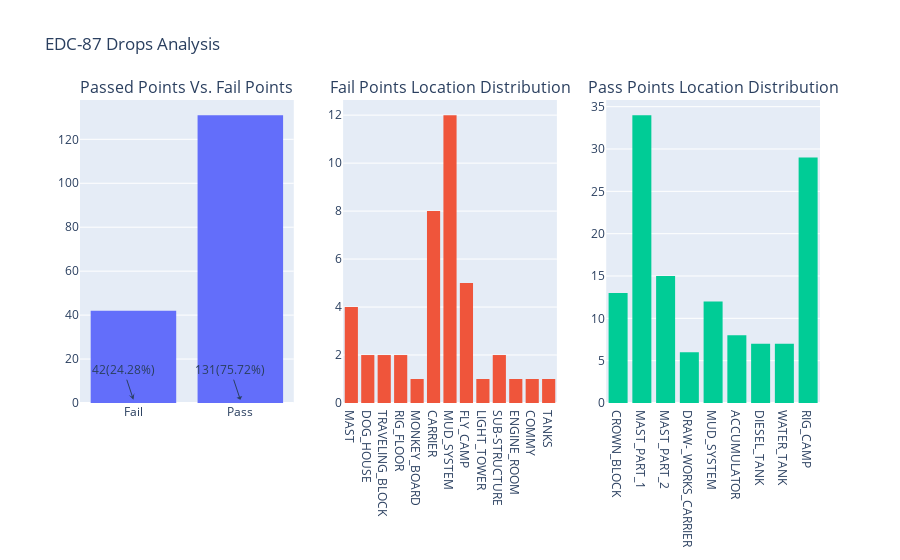

The notebook cell this image was saved under:
### Code cell
import numpy as np #1
import pandas as pd #2
import plotly.graph_objects as go  #6
import plotly.express as px  #7
from plotly.subplots import make_subplots  #8
import plotly.figure_factory as ff #21
from PIL import Image
import streamlit as st

pd.set_option('mode.chained_assignment',None)
sns.set(rc={'figure.figsize':(12,12)}, font_scale = 1.3)

df = pd.read_excel("Book1.xlsx")
df.columns  = [i.replace(' ','_') for i in df.columns]
df.columns  = [i.upper() for i in df.columns]
for i in ['DESCRIPTION','LOCATION']:
    df[i]= df[i].str.upper().str.replace(' ', '_')
Fail_Pass = {0:'Pass',1:'Fail'}
df['FAIL/PASS'] = df['FAIL/PASS'].map(Fail_Pass)

Fail=df[df['FAIL/PASS']=='Fail'].value_counts().sum() 
Fail_= round(((df[df['FAIL/PASS']=='Fail'].value_counts().sum() / (df['FAIL/PASS'].value_counts().sum()))*100),2)

Pass=df[df['FAIL/PASS']=='Pass'].value_counts().sum() 
Pass_= round(((df[df['FAIL/PASS']=='Pass'].value_counts().sum() / (df['FAIL/PASS'].value_counts().sum()))*100),2)

fig1 = make_subplots(rows=1, cols=2, subplot_titles=("Passed Points Vs. Fail Points","Fail Points Location Distribution","Pass Points Location Distribution"))
 
fig1.append_trace(go.Histogram(x=df['FAIL/PASS']), row=1, col=1)

fig1.append_trace(go.Histogram(x=df[df['FAIL/PASS']=="Pass"]['LOCATION']), row=1, col=2)

fig1.update_layout(title_text='EDC-87 Drops Analysis', showlegend=False)

#st.plotly_chart(fig_1, use_container_width=True)


fig1.show()

fig2 = px.histogram(df, x= 'FAIL/PASS') 
fig2.add_annotation(x='Fail', text=f"{Fail}({Fail_}%)", showarrow=True, arrowhead=1)
fig2.add_annotation(x='Pass', text=f"{Pass}({Pass_}%)", showarrow=True, arrowhead=1)
fig2.show()

### Figure 1 — Plotly figure (JSON) as saved in the notebook; plotly's stock layout.template omitted (floating-point values rounded to 4 significant figures; data arrays with more than 128 entries replaced by an {"elided": "..."} marker saying what was removed)
{"data": [{"type": "histogram", "x": {"elided": "173 str values"}, "xaxis": "x", "yaxis": "y"}, {"type": "histogram", "x": ["MAST", "MAST", "MAST", "DOG_HOUSE", "DOG_HOUSE", "TRAVELING_BLOCK", "TRAVELING_BLOCK", "RIG_FLOOR", "RIG_FLOOR", "MONKEY_BOARD", "MAST", "CARRIER", "CARRIER", "CARRIER", "CARRIER", "MUD_SYSTEM", "CARRIER", "MUD_SYSTEM", "MUD_SYSTEM", "MUD_SYSTEM", "CARRIER", "FLY_CAMP", "FLY_CAMP", "MUD_SYSTEM", "MUD_SYSTEM", "MUD_SYSTEM", "MUD_SYSTEM", "MUD_SYSTEM", "MUD_SYSTEM", "FLY_CAMP", "CARRIER", "CARRIER", "LIGHT_TOWER", "SUB-STRUCTURE", "SUB-STRUCTURE", "ENGINE_ROOM", "MUD_SYSTEM", "COMMY", "TANKS", "MUD_SYSTEM", "FLY_CAMP", "FLY_CAMP"], "xaxis": "x2", "yaxis": "y2"}, {"type": "histogram", "x": {"elided": "131 str values"}, "xaxis": "x3", "yaxis": "y3"}], "layout": {"annotations": [{"font": {"size": 16}, "showarrow": false, "text": "Passed Points Vs. Fail Points", "x": 0.1444, "xanchor": "center", "xref": "paper", "y": 1, "yanchor": "bottom", "yref": "paper"}, {"font": {"size": 16}, "showarrow": false, "text": "Fail Points Location Distribution", "x": 0.5, "xanchor": "center", "xref": "paper", "y": 1, "yanchor": "bottom", "yref": "paper"}, {"font": {"size": 16}, "showarrow": false, "text": "Pass Points Location Distribution", "x": 0.8556, "xanchor": "center", "xref": "paper", "y": 1, "yanchor": "bottom", "yref": "paper"}, {"arrowhead": 3, "showarrow": true, "text": "42(24.28%)", "x": "Fail"}, {"arrowhead": 1, "showarrow": true, "text": "131(75.72%)", "x": "Pass"}], "showlegend": false, "title": {"text": "EDC-87 Drops Analysis"}, "xaxis": {"anchor": "y", "domain": [0, 0.2889]}, "xaxis2": {"anchor": "y2", "domain": [0.3556, 0.6444]}, "xaxis3": {"anchor": "y3", "domain": [0.7111, 1]}, "yaxis": {"anchor": "x", "domain": [0, 1]}, "yaxis2": {"anchor": "x2", "domain": [0, 1]}, "yaxis3": {"anchor": "x3", "domain": [0, 1]}}}
